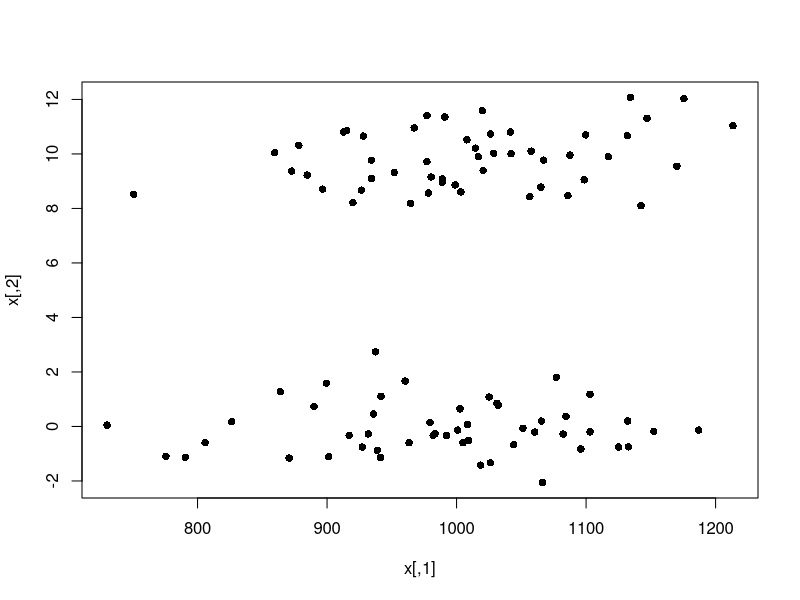
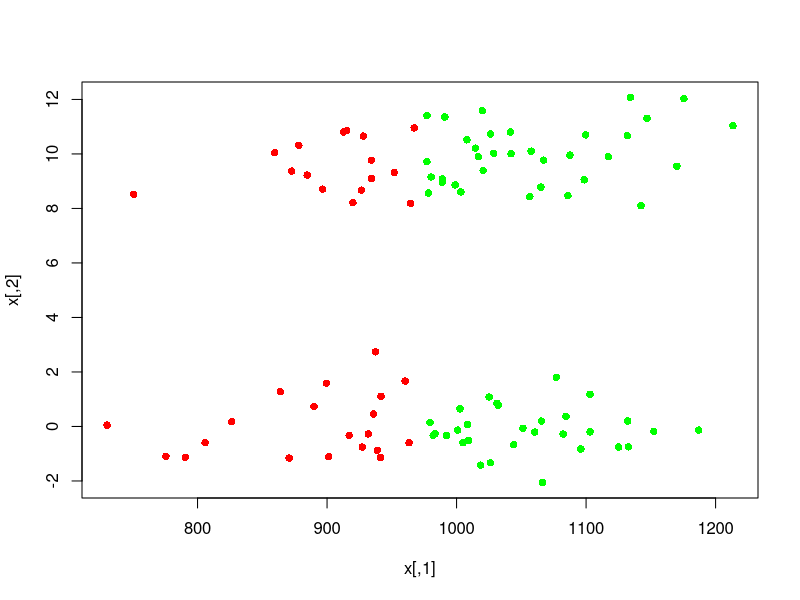
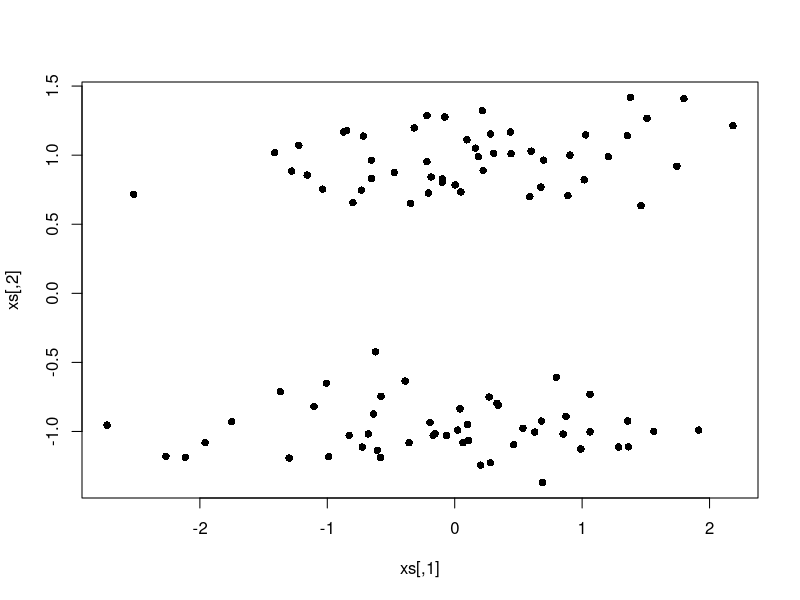
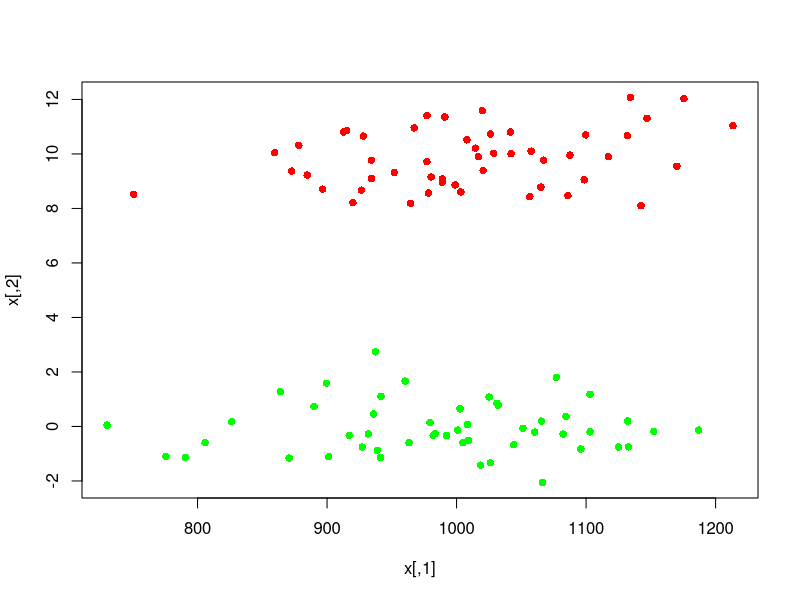
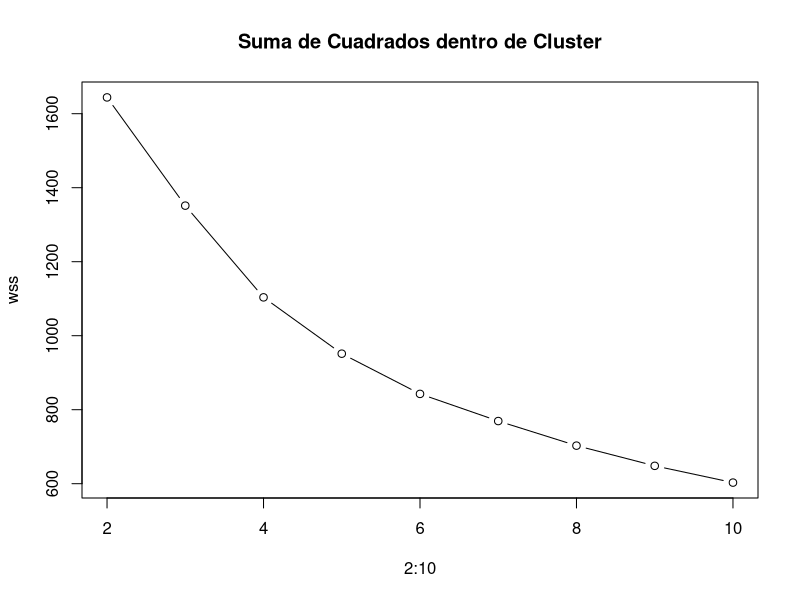
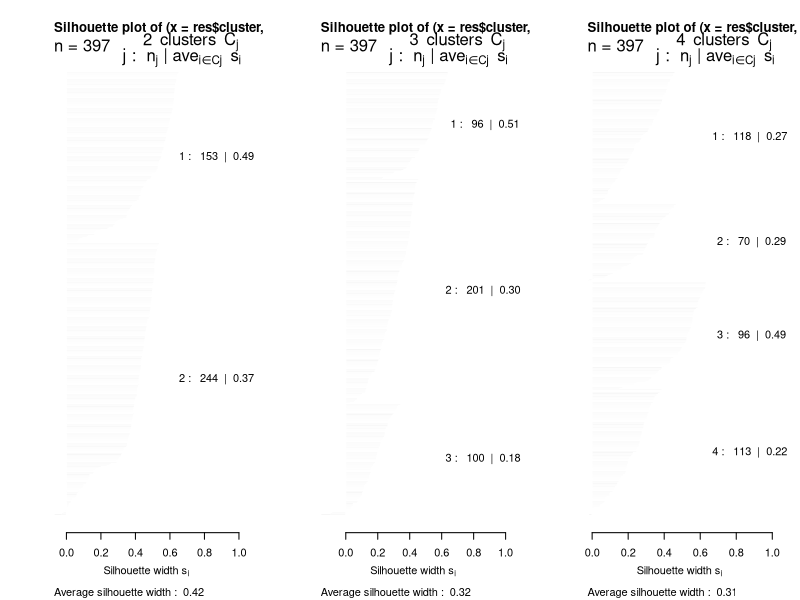
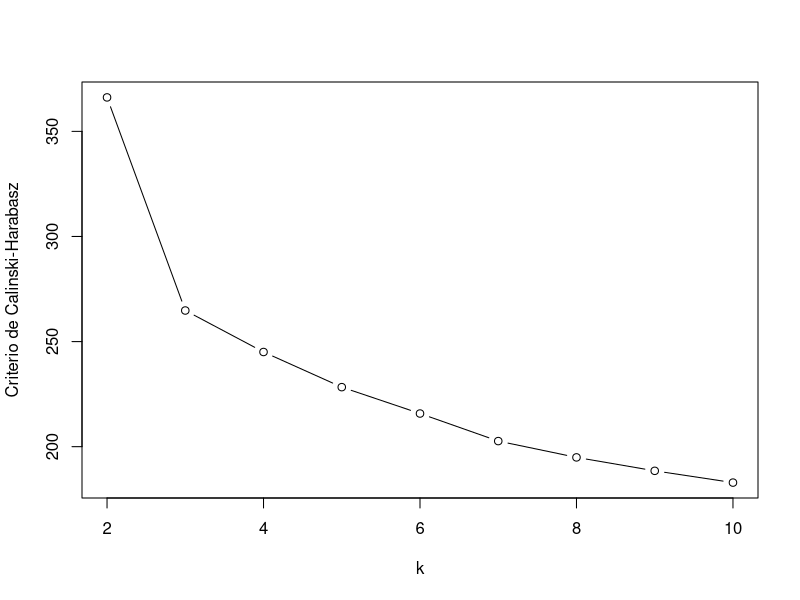
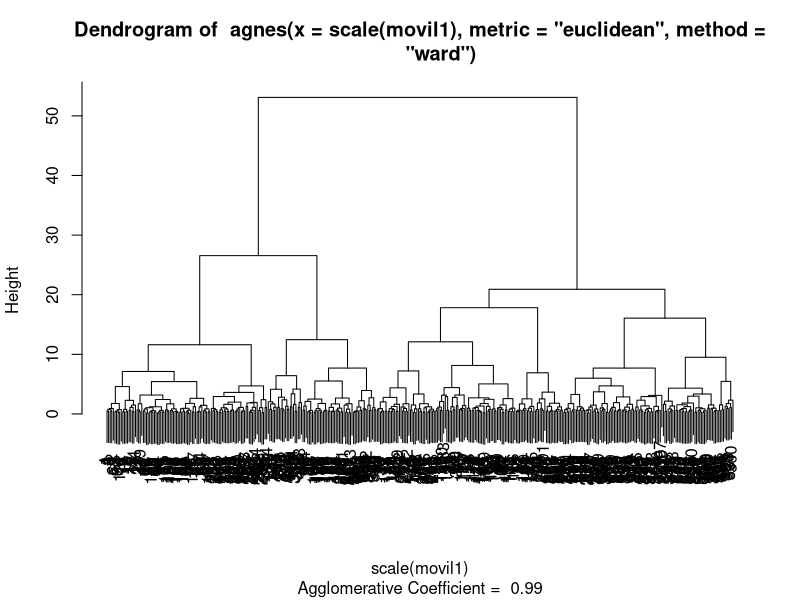

Generate these figures, in order, with R:
#=========================================================================
#Analisis Cluster de Particionamiento: K-MEANS
#=========================================================================

# Simulacion 
x <- cbind(rnorm(100,1000,100), c(rnorm(50),rnorm(50,10,1)))
plot(x,pch=16)

#k-means datos originales
res <- kmeans(x,2)
plot(x,col=c("green","red")[res$cluster],pch=16)

# Estandarizacion
xs <- scale(x)
plot(xs,pch=16)

#k-means datos estandarizados
res <- kmeans(xs,2)
plot(x,col=c("green","red")[res$cluster],pch=16)


library(cluster)

#Datos
#------
movil<-read.table("03-clustering/data/data_cluster.csv", sep = " ", header = T)
head(movil)
str(movil)

movil1<-movil[,4:11]
head(movil1)

zmovil1<-scale(movil1)                       


#---------------------
#Conglomerado k-mean
#---------------------
res<-kmeans(scale(movil1),centers= 2) 
res

res$tot.withinss


#
res<-kmeans(scale(movil1),centers= 4,nstart = 50)  
res
res$tot.withinss


#------------------------------------#
# Determinar numero de conglomerados #
#------------------------------------#

# Suma de cuadrados dentro de clusters
#-------------------------------------
wss<-numeric()                
for(h in 2:10){
  b<-kmeans(scale(movil1),centers=h, nstart = 50)    #Metodo de particionamiento: K-Medias 
  wss[h-1]<-b$tot.withinss
}                             
plot(2:10,wss,type="b", main = "Suma de Cuadrados dentro de Cluster")       


# Silueta
#---------
diss.movil <- daisy(scale(movil1))
par(mfrow=c(1,3))
for(h in 2:4){
  res <- kmeans(scale(movil1),h, nstart = 50)
  plot(silhouette(res$cluster, diss.movil))  
}                                               
par(mfrow=c(1,1))


# Criterio de Calinski-Harabasz
#-------------------------------
library(fpc)
ch<-numeric()                  
for(h in 2:10){
  res<-kmeans(scale(movil1),h,nstart = 100)              
  ch[h-1]<-calinhara(scale(movil1),res$cluster)          
}                                                           
plot(2:10,ch,type="b",xlab="k",                             
     ylab="Criterio de Calinski-Harabasz")                  


#------------------------------
#Perfilamiento de los cluster
#------------------------------

head(movil)
movil_cl<-cbind(movil, clust=res$cluster)
head(movil_cl)

install.packages("sqldf")
library(sqldf)
sqldf("select clust, avg(Ingreso_mensual_cliente),avg(N_llamada_recib),avg(N_mens_tex_env),avg(Tot_Min_consum),
      avg(N_recargas),avg(N_llamadas_realiz) , avg(Antig_cliente_meses), avg(N_reclamos)
      from movil_cl   
      group by clust") 


#==================================================================================
#Analisis Cluster Jerarquico: Aglomerativo (AGNES) y Divisivo (DIANA)
#==================================================================================

library(cluster)

#Datos
#-------
movil<-read.table("03-clustering/data/data_cluster.csv", sep = " ", header = T)
head(movil)
str(movil)


movil1<-movil[,4:11]
head(movil1)

#-------------
# AGNES
#-------------
a<-agnes(scale(movil1), metric = "euclidean", method = "ward")
a

plot(a, which=2)          #Dendrograma

a<-cutree(a, k=2)   #k: Numero de conglomerados 
a


#Silhouette
#--------------
diss.movil1 <- daisy(scale(movil1))
res <- agnes(scale(movil1),method="ward")
par(mfrow=c(1,3))
for(h in 2:4){
  conglomerados <- cutree(res,k=h)
  plot(silhouette(conglomerados,diss.movil1))
}


#Base con el cluster de pertenencia
cbind(movil, Clust=a)




#-------------
# DIANA
#-------------

d<-diana(scale(movil1), metric="euclidean")
d

plot(d, which=3)    #Dendrograma

d<-cutree(d,k=2)    #k: Numero de conglomerados
d


#
#Silhouette
#-------------
#diss.movil1=daisy(scale(movil1))
#res=diana(scale(movil))
#par(mfrow=c(1,3))
#for(h in 2:4){
#  conglomerados=cutree(res,h)
#  plot(silhouette(conglomerados,diss.movil1))
#}

#Base con el cluster de pertenencia
#cbind(movil, Clust=d)


# Escalar solo las columnas numéricas de movil1
numeric_cols_movil1 <- movil1[sapply(movil1, is.numeric)]
scaled_movil1 <- scale(numeric_cols_movil1)

# Combina las columnas escaladas con las no numéricas
movil1_scaled <- cbind(movil1[, !sapply(movil1, is.numeric)], scaled_movil1)

# Haz lo mismo para movil
numeric_cols_movil <- movil[sapply(movil, is.numeric)]
scaled_movil <- scale(numeric_cols_movil)
movil_scaled <- cbind(movil[, !sapply(movil, is.numeric)], scaled_movil)

# Ahora puedes usar los datos escalados en el resto de tu código
diss.movil1 <- daisy(movil1_scaled)
res <- diana(movil_scaled)
par(mfrow=c(1,3))
for(h in 2:4){
  conglomerados <- cutree(res, h)
  plot(silhouette(conglomerados, diss.movil1))
}

# Base con el cluster de pertenencia
cbind(movil, Clust = conglomerados)
